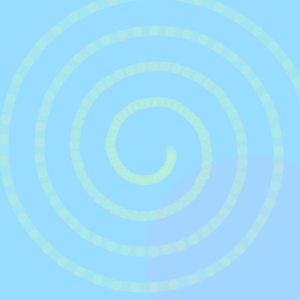
Frame 1 (no input)
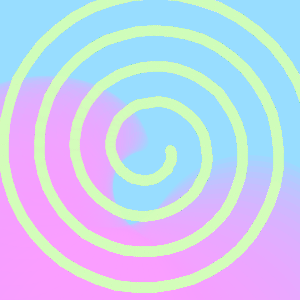
Frame 60 (the mouse pressed at the canvas centre just before this capture)
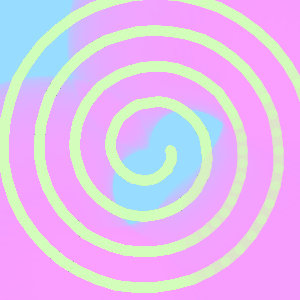
Frame 120 (the mouse held since frame 60 and released just before this capture)

The Processing sketch that drew these frames (run headless with seeded random() and noise(); from frame 60 on, the mouse is pressed at the canvas centre):

// Processing sketch: processing_112664
// ── processing_112664.pde

float angle = 0;
float counter = 0;
float s = 1;
float scaleSpeed = .05;
float radius = 150;
float midX = 150;
float midY = 150;

void setup()
{
  size (300,300);
    background(#98DDFF);
}

void draw()
{

  rectMode(CENTER);
  
  counter = counter + 0.0167;
  
  if(s > 2|| s <0)
  {
    scaleSpeed = -scaleSpeed;
  }
  
    s += scaleSpeed;
    angle += .05;
    pushMatrix();
    ellipseMode(CORNER);
    translate(width/2,height/2);
    rotate(angle);
    scale(s);
    noStroke();
    fill(#FA98FF,25);
    ellipse(0,0, 200,200);
    popMatrix();
 
 if (counter > 4) 
  {
  angle += .1;
  pushMatrix();
  translate(width/2,height/2);
  rotate(angle);
  stroke(#BF00FA,5);
  fill(#2B29FC,2);
  rect(0,0,100,100);
  popMatrix();
  }  

else
  {
  smooth();
  noStroke();
  noFill();
  ellipse(midX, midY, radius * 4, radius * 4);
  
  float x = 0;
  float y = 0;
  radius = 20;
  stroke(#D1FFB7,50);
  strokeWeight(10);
  float sadX = -999;
  float sadY = -999;
  for (float angle = 0; angle <= 1440; angle += 8)
    {
    println("x: " + x +"y: " + y);
    radius += .8;
    float rad = radians(angle);
    x = midX + (radius * cos(rad));
    y = midY + (radius * sin(rad));
    if (sadX > -999)
      {
        line(x,y,sadX,sadY);
      }
   sadX = x;
  sadY = y;
    }
  }
}
